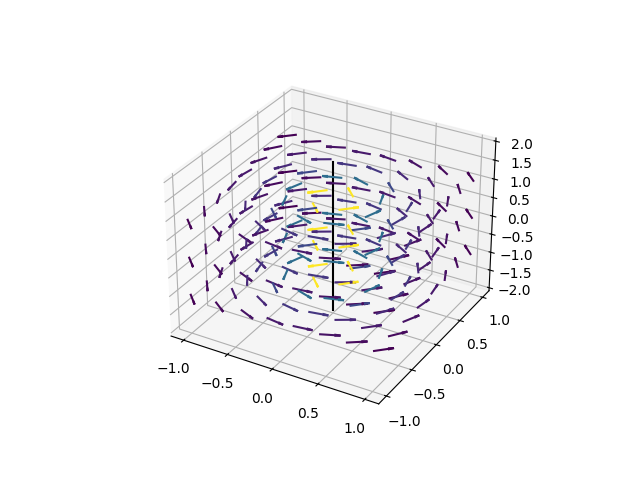

This chart was generated by the following Python code:
import matplotlib.pyplot as plt
import numpy as np

# Constants
mu_0 = 4e-7 * np.pi
I = 1

coeff = (mu_0 * I) / (2 * np.pi)
axis = np.linspace(-1, 1, 8)

x, y, z = np.meshgrid(axis, axis, np.linspace(-1, 1, 3))
r = np.sqrt(x**2 + y**2)

# Calculate the magnetic field components
Bx = -y / r * coeff
By = x / r * coeff

c = coeff / r
c = (c.ravel() - c.min()) / np.ptp(c)
c = plt.cm.viridis(c)

ax = plt.axes(projection='3d')
quiver = ax.quiver(x, y, z, Bx, By, np.zeros_like(x), colors=c, length=0.2, normalize=True)
plt.plot((0, 0), (0, 0), (-2, 2), color="black")
plt.savefig('lorentz.png')
plt.show()
